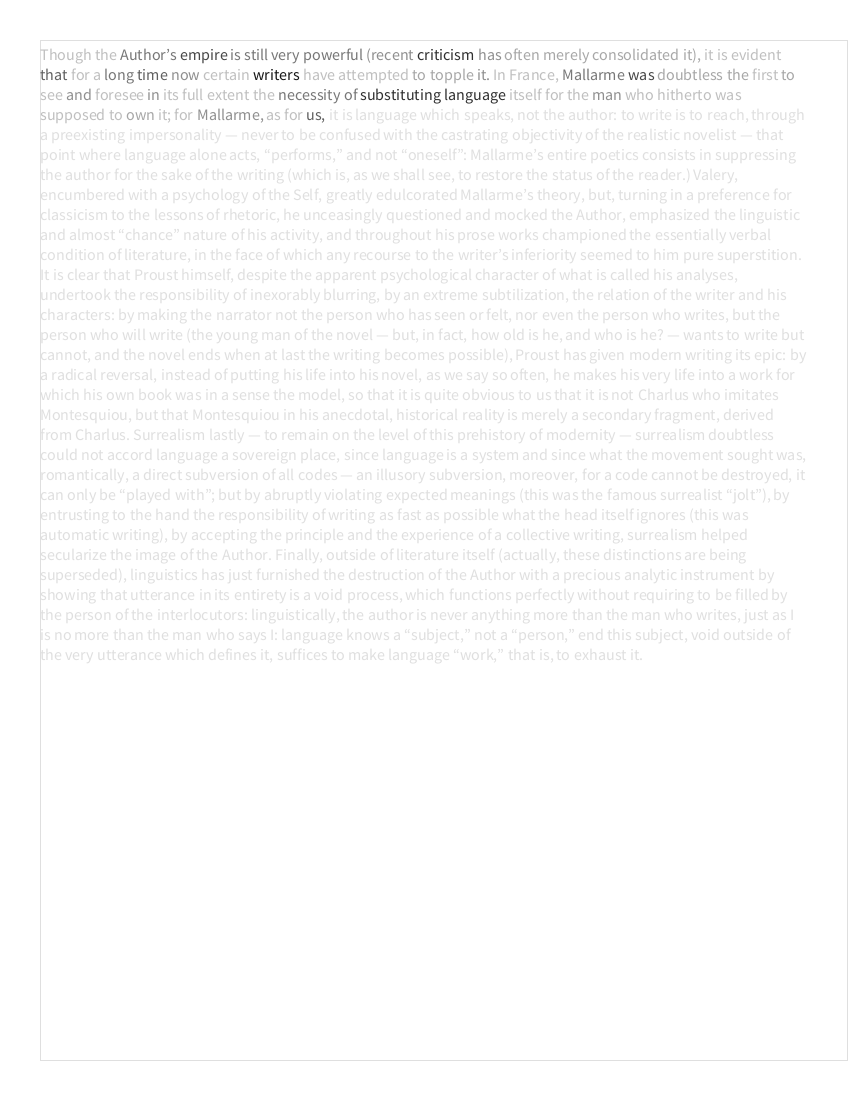
Frame 1 (no input)
Frame 2 (the mouse pressed at the canvas centre, redrawn once): identical to frame 1, image omitted

The Processing sketch that drew this single still picture (run headless with seeded random() and noise(); the mouse was pressed at the canvas centre and the sketch redrawn once):

// Processing sketch: PalimpSetv002
// ── PalimpSetv002.pde
/**
 * PalimpSet -- based on Sentence Colored Text
 * color each word in a text differently based on data
 * while performing correct text wrapping.
 * @ since 2017-05-03
 * @ author Jeremy Douglass
 * Processing 3.3
 */

String[] sentences = {
  "The Death of the Author -- Barthes",
  "Page 2",
  "In his story Sarrasine, Balzac, speaking of a castrato disguised as a woman, writes this sentence: “It was Woman, with her sudden fears, her irrational whims, her instinctive fears, her unprovoked bravado, her daring and her delicious delicacy of feeling” Who is speaking in this way? Is it the story’s hero, concerned to ignore the castrato concealed beneath the woman? Is it the man Balzac, endowed by his personal experience with a philosophy of Woman? Is it the author Balzac, professing certain “literary” ideas of femininity? Is it universal wisdom? or romantic psychology? It will always be impossible to know, for the good reason that all writing is itself this special voice, consisting of several indiscernible voices, and that literature is precisely the invention of this voice, to which we cannot assign a specific origin: literature is that neuter, that composite, that oblique into which every subject escapes, the trap where all identity is lost, beginning with the very identity of the body that writes.",
  "-",
  "Probably this has always been the case: once an action is recounted, for intransitive ends, and no longer in order to act directly upon reality — that is, finally external to any function but the very exercise of the symbol — this disjunction occurs, the voice loses its origin, the author enters his own death, writing begins. Nevertheless, the feeling about this phenomenon has been variable; in primitive societies, narrative is never undertaken by a person, but by a mediator, shaman or speaker, whose “performance” may be admired (that is, his mastery of the narrative code), but not his “genius” The author is a modern figure, produced no doubt by our society insofar as, at the end of the middle ages, with English empiricism, French rationalism and the personal faith of the Reformation, it discovered the prestige of the individual, or, to put it more nobly, of the “human person” Hence it is logical that with regard to literature it should be positivism, resume and the result of capitalist ideology, which has accorded the greatest importance to the author’s “person” The author still rules in manuals of literary history, in biographies of writers, in magazine interviews, and even in the awareness of literary men, anxious to unite, by their private journals, their person and their work; the image of literature to be found in contemporary culture is tyrannically centered on the author, his person, his history, his tastes, his passions; criticism still consists, most of the time, in saying that Baudelaire’s work is the failure of the man Baudelaire, Van Gogh’s work his madness, Tchaikovsky’s his vice: the explanation of the work is always sought in the man who has produced it, as if, through the more or less transparent allegory of fiction, it was always finally the voice of one and the same person, the author, which delivered his “confidence.”",
  "Page 3",
  "Though the Author’s empire is still very powerful (recent criticism has often merely consolidated it), it is evident that for a long time now certain writers have attempted to topple it. In France, Mallarme was doubtless the first to see and foresee in its full extent the necessity of substituting language itself for the man who hitherto was supposed to own it; for Mallarme, as for us, it is language which speaks, not the author: to write is to reach, through a preexisting impersonality — never to be confused with the castrating objectivity of the realistic novelist — that point where language alone acts, “performs,” and not “oneself”: Mallarme’s entire poetics consists in suppressing the author for the sake of the writing (which is, as we shall see, to restore the status of the reader.) Valery, encumbered with a psychology of the Self, greatly edulcorated Mallarme’s theory, but, turning in a preference for classicism to the lessons of rhetoric, he unceasingly questioned and mocked the Author, emphasized the linguistic and almost “chance” nature of his activity, and throughout his prose works championed the essentially verbal condition of literature, in the face of which any recourse to the writer’s inferiority seemed to him pure superstition. It is clear that Proust himself, despite the apparent psychological character of what is called his analyses, undertook the responsibility of inexorably blurring, by an extreme subtilization, the relation of the writer and his characters: by making the narrator not the person who has seen or felt, nor even the person who writes, but the person who will write (the young man of the novel — but, in fact, how old is he, and who is he? — wants to write but cannot, and the novel ends when at last the writing becomes possible), Proust has given modern writing its epic: by a radical reversal, instead of putting his life into his novel, as we say so often, he makes his very life into a work for which his own book was in a sense the model, so that it is quite obvious to us that it is not Charlus who imitates Montesquiou, but that Montesquiou in his anecdotal, historical reality is merely a secondary fragment, derived from Charlus. Surrealism lastly — to remain on the level of this prehistory of modernity — surrealism doubtless could not accord language a sovereign place, since language is a system and since what the movement sought was, romantically, a direct subversion of all codes — an illusory subversion, moreover, for a code cannot be destroyed, it can only be “played with”; but by abruptly violating expected meanings (this was the famous surrealist “jolt”), by entrusting to the hand the responsibility of writing as fast as possible what the head itself ignores (this was automatic writing), by accepting the principle and the experience of a collective writing, surrealism helped secularize the image of the Author. Finally, outside of literature itself (actually, these distinctions are being superseded), linguistics has just furnished the destruction of the Author with a precious analytic instrument by showing that utterance in its entirety is a void process, which functions perfectly without requiring to be filled by the person of the interlocutors: linguistically, the author is never anything more than the man who writes, just as I is no more than the man who says I: language knows a “subject,” not a “person,” end this subject, void outside of the very utterance which defines it, suffices to make language “work,” that is, to exhaust it.",
  "Page 4",
  "-",
  "The absence of the Author (with Brecht, we might speak here of a real “alienation:’ the Author diminishing like a tiny figure at the far end of the literary stage) is not only a historical fact or an act of writing: it utterly transforms the modern text (or — what is the same thing — the text is henceforth written and read so that in it, on every level, the Author absents himself). Time, first of all, is no longer the same. The Author, when we believe in him, is always conceived as the past of his own book: the book and the author take their places of their own accord on the same line, cast as a before and an after: the Author is supposed to feed the book — that is, he pre-exists it, thinks, suffers, lives for it; he maintains with his work the same relation of antecedence a father maintains with his child. Quite the contrary, the modern writer (scriptor) is born simultaneously with his text; he is in no way supplied with a being which precedes or transcends his writing, he is in no way the subject of which his book is the predicate; there is no other time than that of the utterance, and every text is eternally written here and now. This is because (or: it follows that) to write can no longer designate an operation of recording, of observing, of representing, of “painting” (as the Classic writers put it), but rather what the linguisticians, following the vocabulary of the Oxford school, call a performative, a rare verbal form (exclusively given to the first person and to the present), in which utterance has no other content than the act by which it is uttered: something like the / Command of kings or the I Sing of the early bards; the modern writer, having buried the Author, can therefore no longer believe, according to the “pathos” of his predecessors, that his hand is too slow for his thought or his passion, and that in consequence, making a law out of necessity, he must accentuate this gap and endlessly “elaborate” his form; for him, on the contrary, his hand, detached from any voice, borne by a pure gesture of inscription (and not of expression), traces a field without origin — or which, at least, has no other origin than language itself, that is, the very thing which ceaselessly questions any origin.",
  "We know that a text does not consist of a line of words, releasing a single “theological” meaning (the “message” of the Author-God), but is a space of many dimensions, in which are wedded and contested various kinds of writing, no one of which is original: the text is a tissue of citations, resulting from the thousand sources of culture. Like Bouvard and Pecuchet, those eternal copyists, both sublime and comical and whose profound absurdity precisely designates the truth of writing, the writer can only imitate a gesture forever anterior, never original; his only power is to combine the different kinds of writing, to oppose some by others, so as never to sustain himself by just one of them; if he wants to express himself, at least he should know that the",
  "Page 5",
  "internal “thing” he claims to “translate” is itself only a readymade dictionary whose words can be explained (defined) only by other words, and so on ad infinitum: an experience which occurred in an exemplary fashion to the young De Quincey, so gifted in Greek that in order to translate into that dead language certain absolutely modern ideas and images, Baudelaire tells us, “he created for it a standing dictionary much more complex and extensive than the one which results from the vulgar patience of purely literary themes” (Paradis Artificiels). succeeding the Author, the writer no longer contains within himself passions, humors, sentiments, impressions, but that enormous dictionary, from which he derives a writing which can know no end or halt: life can only imitate the book, and the book itself is only a tissue of signs, a lost, infinitely remote imitation.",
  "-",
  "Once the Author is gone, the claim to “decipher” a text becomes quite useless. To give an Author to a text is to impose upon that text a stop clause, to furnish it with a final signification, to close the writing. This conception perfectly suits criticism, which can then take as its major task the discovery of the Author (or his hypostases: society, history, the psyche, freedom) beneath the work: once the Author is discovered, the text is “explained:’ the critic has conquered; hence it is scarcely surprising not only that, historically, the reign of the Author should also have been that of the Critic, but that criticism (even “new criticism”) should be overthrown along with the Author. In a multiple writing, indeed, everything is to be distinguished, but nothing deciphered; structure can be followed, “threaded” (like a stocking that has run) in all its recurrences and all its stages, but there is no underlying ground; the space of the writing is to be traversed, not penetrated: writing ceaselessly posits meaning but always in order to evaporate it: it proceeds to a systematic exemption of meaning. Thus literature (it would be better, henceforth, to say writing), by refusing to assign to the text (and to the world as text) a “secret:’ that is, an ultimate meaning, liberates an activity which we might call counter-theological, properly revolutionary, for to refuse to arrest meaning is finally to refuse God and his hypostases, reason, science, the law.",
  "-",
  "Let us return to Balzac’s sentence: no one (that is, no “person”) utters it: its source, its voice is not to be located; and yet it is perfectly read; this is because the true locus of writing is reading. Another very specific example can make this understood: recent investigations (J. P. Vernant) have shed light upon the constitutively ambiguous nature of Greek tragedy, the text of which is woven with words that have double meanings, each character understanding them unilaterally (this perpetual misunderstanding is",
  "Page 6",
  "precisely what is meant by “the tragic”); yet there is someone who understands each word in its duplicity, and understands further, one might say, the very deafness of the characters speaking in front of him: this someone is precisely the reader (or here the spectator). In this way is revealed the whole being of writing: a text consists of multiple writings, issuing from several cultures and entering into dialogue with each other, into parody, into contestation; but there is one place where this multiplicity is collected, united, and this place is not the author, as we have hitherto said it was, but the reader: the reader is the very space in which are inscribed, without any being lost, all the citations a writing consists of; the unity of a text is not in its origin, it is in its destination; but this destination can no longer be personal: the reader is a man without history, without biography, without psychology; he is only that someone who holds gathered into a single field all the paths of which the text is constituted. This is why it is absurd to hear the new writing condemned in the name of a humanism which hypocritically appoints itself the champion of the reader’s rights. The reader has never been the concern of classical criticism; for it, there is no other man in literature but the one who writes. We are now beginning to be the dupes no longer of such antiphrases, by which our society proudly champions precisely what it dismisses, ignores, smothers or destroys; we know that to restore to writing its future, we must reverse its myth: the birth of the reader must be ransomed by the death of the Author.",
  "— translated by Richard Howard",
  ""
};
int[][] data = {
  {1, 8, 2, 5, 6, 0, 2}, 
  {0},
  {0},
  {0},
  {0},
  {0},
  {0, 0, 3, 5, 3, 3, 3, 3, 2, 6, 2, 1, 1, 1, 1, 0, 0, 0, 4, 0, 0, 3, 4, 2, 0, 7, 0, 0, 1, 1, 2, 0, 0, 3, 5, 1, 1, 0, 1, 0, 2, 0, 2, 0, 0, 0, 0, 3, 3, 6, 6, 0, 0, 0, 2, 0, 0, 0, 0, 0, 1, 0, 0, 2, 0, 0, 4}
};
int[] dataFlat;
int dataMax;
float TEXTSIZE = 16;
float MARGIN = 40;

void setup() {
  size(850, 1100);
  frameRate(1);
  int[]dm = new int[data.length];
  for (int i=0; i<data.length; i++) {
    dm[i] = max(data[i]);
  }
  dataMax = max(dm);
  noLoop();
}

void draw() {
  background(255);
  // select a number of sentences to display based on time
  String[] sentenceSet = subset(sentences, 6, 1);
  int[][] dataSet = new int[1][data[6].length];
  dataSet[0] = data[6];
  // draw colored sentences in a box
  sentenceBox(sentenceSet, dataSet, MARGIN, MARGIN, width-MARGIN-3, height-2*MARGIN, TEXTSIZE);
}

void sentenceBox(String[] sentences, int[][]data, float x, float y, float w, float h, float tsize) {
  String[] words;
  float spacing = tsize/5;
  float leading = tsize/4;
  float xoffset = x;
  float yoffset = y + tsize + leading;
  // bounding box
  pushStyle();
  fill(255); 
  stroke(223);
  rect(x, y, w, h);
  popStyle();
  // look through sentences, random color each
  for (int j=0; j<sentences.length; j++) {
    String sentence = sentences[j];
    pushStyle();
    textSize(tsize);
    // colorMode(HSB, 360, 1, 1);
    // fill( random(360), 1, 1);
    words = split(sentence, " ");
    // loop through words, move to next line if a word won't fit
    for (int i=0; i<words.length; i++) {
      String word = words[i];
      if (xoffset + textWidth(word) > w) {
        xoffset = x;
        yoffset = yoffset + tsize + leading;
        // stopping printing lines beyond the bottom of the box
        if (yoffset > h + tsize + leading ) {
          break;
        }
      }
      if (data != null && j < data.length && data[j] != null && i < data[j].length) {
         fill( map(data[j][i], 0, dataMax, 191, 0), 255);
      }
      else {
        fill(223, 255);
      }
      text(word, xoffset, yoffset);
      xoffset = xoffset + spacing + textWidth(word);
      // println(word);
    }
    popStyle();
  }
}
